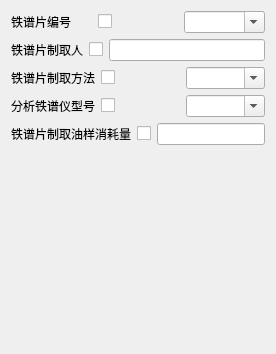
            <widget class="QWidget" name="scrollAreaWidgetContents_8">
             <property name="geometry">
              <rect>
               <x>0</x>
               <y>0</y>
               <width>276</width>
               <height>354</height>
              </rect>
             </property>
             <layout class="QVBoxLayout" name="verticalLayout_6">
              <item>
               <layout class="QHBoxLayout" name="horizontalLayout_45">
                <item>
                 <widget class="QLabel" name="label_44">
                  <property name="text">
                   <string>铁谱片编号</string>
                  </property>
                 </widget>
                </item>
                <item>
                 <widget class="QCheckBox" name="feg_ferrographysheetidChkBox">
                  <property name="text">
                   <string/>
                  </property>
                 </widget>
                </item>
                <item>
                 <widget class="QComboBox" name="feg_ferrographysheetidCbBox">
                  <property name="editable">
                   <bool>true</bool>
                  </property>
                 </widget>
                </item>
               </layout>
              </item>
              <item>
               <layout class="QHBoxLayout" name="horizontalLayout_70">
                <item>
                 <widget class="QLabel" name="label_69">
                  <property name="text">
                   <string>铁谱片制取人</string>
                  </property>
                 </widget>
                </item>
                <item>
                 <widget class="QCheckBox" name="feg_ferrographymakestuffChkBox">
                  <property name="text">
                   <string/>
                  </property>
                 </widget>
                </item>
                <item>
                 <widget class="QLineEdit" name="feg_ferrographymakestuffLineEdit"/>
                </item>
               </layout>
              </item>
              <item>
               <layout class="QHBoxLayout" name="horizontalLayout_69">
                <item>
                 <widget class="QLabel" name="label_68">
                  <property name="text">
                   <string>铁谱片制取方法</string>
                  </property>
                 </widget>
                </item>
                <item>
                 <widget class="QCheckBox" name="feg_ferrographymakemethodChkBox">
                  <property name="text">
                   <string/>
                  </property>
                 </widget>
                </item>
                <item>
                 <widget class="QComboBox" name="feg_ferrographymakemethodCbBox">
                  <property name="editable">
                   <bool>true</bool>
                  </property>
                 </widget>
                </item>
               </layout>
              </item>
              <item>
               <layout class="QHBoxLayout" name="horizontalLayout_100">
                <item>
                 <widget class="QLabel" name="label_66">
                  <property name="text">
                   <string>分析铁谱仪型号</string>
                  </property>
                 </widget>
                </item>
                <item>
                 <widget class="QCheckBox" name="feg_ferrographyanalyzertypeChkBox">
                  <property name="text">
                   <string/>
                  </property>
                 </widget>
                </item>
                <item>
                 <widget class="QComboBox" name="feg_ferrographyanalyzertypeCbBox">
                  <property name="editable">
                   <bool>true</bool>
                  </property>
                 </widget>
                </item>
               </layout>
              </item>
              <item>
               <layout class="QHBoxLayout" name="horizontalLayout_68">
                <item>
                 <widget class="QLabel" name="label_67">
                  <property name="text">
                   <string>铁谱片制取油样消耗量</string>
                  </property>
                 </widget>
                </item>
                <item>
                 <widget class="QCheckBox" name="feg_ferrographymakeoilconsumptionChkBox">
                  <property name="text">
                   <string/>
                  </property>
                 </widget>
                </item>
                <item>
                 <widget class="QLineEdit" name="feg_ferrographymakeoilconsumptionLineEdit"/>
                </item>
               </layout>
              </item>
              <item>
               <spacer name="verticalSpacer_4">
                <property name="orientation">
                 <enum>Qt::Vertical</enum>
                </property>
                <property name="sizeHint" stdset="0">
                 <size>
                  <width>20</width>
                  <height>40</height>
                 </size>
                </property>
               </spacer>
              </item>
             </layout>
            </widget>
